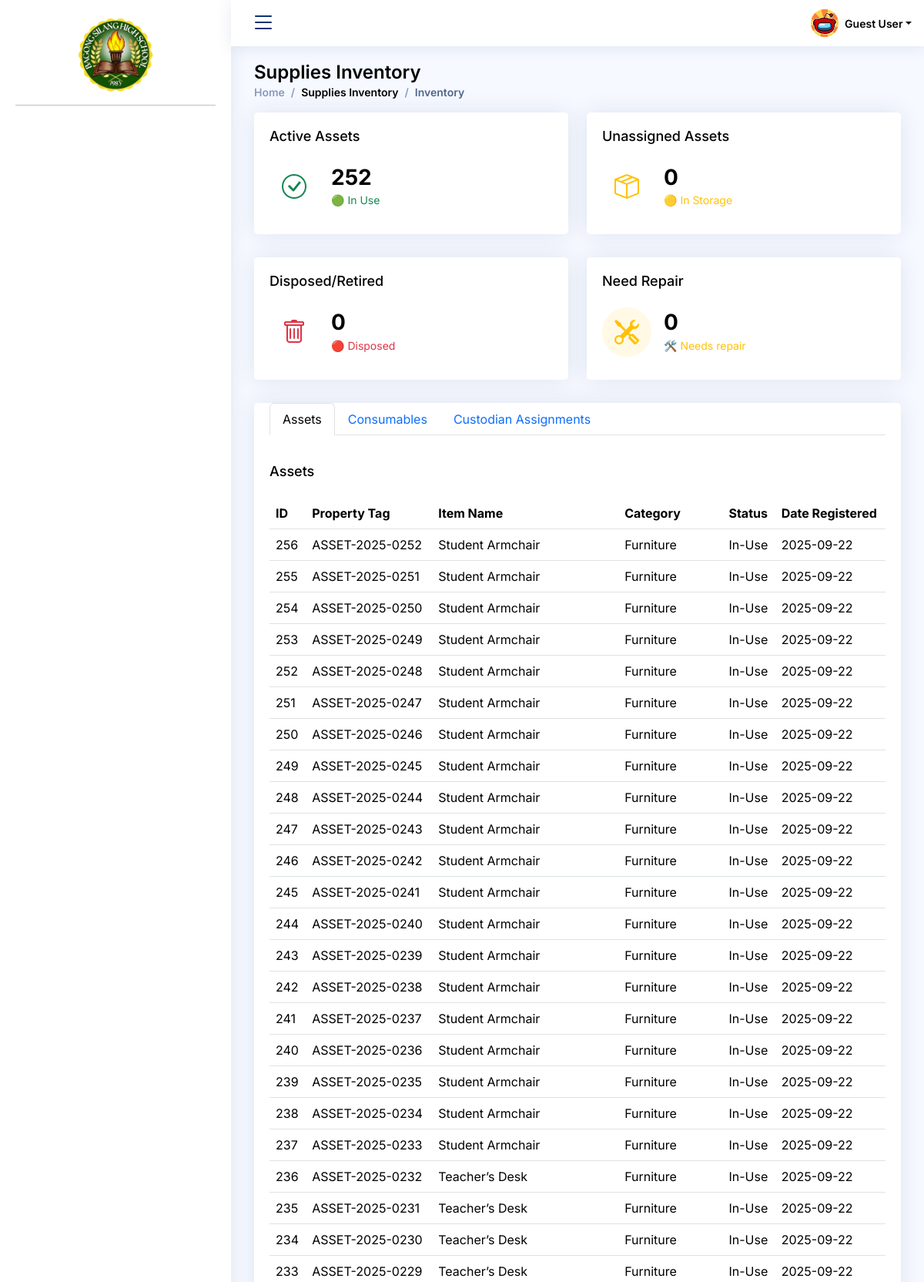
The app's page /User_Admin/supplies_inventory/inventory.php (upper part) with its own data.
### tables this page shows
CREATE TABLE `bcp_sms4_asset` (
  `asset_id` int(11) NOT NULL,
  `item_id` int(11) NOT NULL,
  `property_tag` varchar(255) NOT NULL,
  `status` enum('In-Use','In-Storage','Damaged','Disposed','Lost') DEFAULT 'In-Use',
  `location` varchar(100) DEFAULT NULL,
  `assigned_to` varchar(100) DEFAULT NULL,
  `date_registered` date NOT NULL
);

CREATE TABLE `bcp_sms4_items` (
  `item_id` int(11) NOT NULL,
  `item_name` varchar(100) NOT NULL,
  `category` varchar(50) NOT NULL,
  `item_type` enum('Asset','Consumable') NOT NULL,
  `unit` varchar(50) NOT NULL
);

### User_Admin/supplies_inventory/inventory.php (the view, shortened to what this page needs)
<!DOCTYPE html>
<html lang="en">
<head>
  <link href="../../assets/vendor/bootstrap/css/bootstrap.min.css" rel="stylesheet">
  <link href="../../assets/vendor/bootstrap-icons/bootstrap-icons.css" rel="stylesheet">
  <link href="../../assets/vendor/boxicons/css/boxicons.min.css" rel="stylesheet">
  <link href="../../assets/vendor/quill/quill.snow.css" rel="stylesheet">
  <link href="../../assets/vendor/quill/quill.bubble.css" rel="stylesheet">
  <link href="../../assets/vendor/remixicon/remixicon.css" rel="stylesheet">
  <link href="../../assets/vendor/simple-datatables/style.css" rel="stylesheet">
  <link href="../../assets/css/schedule_maintenance.css" rel="stylesheet">
    <link href="../../assets/css/style.css" rel="stylesheet">
</head>
<body>
  <?php include '../../components/nav-bar.php' ?>
  <main id="main" class="main">
    <div class="pagetitle">
      <h1>Supplies Inventory</h1>
      <nav>
        <ol class="breadcrumb">
          <li class="breadcrumb-item"><a href="<?=BASE_URL?>User_Admin/dashboard.php">Home</a></li>
          <li class="breadcrumb-item">Supplies Inventory</li>
          <li class="breadcrumb-item active">Inventory</li>
        </ol>
      </nav>
    </div>
    <?php
        include '../../connection.php';
        $active_assets = 0;
        $result = $conn->query("SELECT COUNT(*) as total FROM bcp_sms4_asset WHERE status = 'In-Use' ");
        if ($result && $row = $result->fetch_assoc()) {
            $active_assets = $row['total'];
        }
        $unassigned_assets = 0;
        $result = $conn->query("
            SELECT COUNT(*) as total
            FROM bcp_sms4_asset a
            WHERE a.status = 'In-Storage' AND a.status = 'Damaged' AND a.status = 'Disposed'
        ");
        if ($result && $row = $result->fetch_assoc()) {
            $unassigned_assets = $row['total'];
        }
        $disposed_assets = 0;
        $result = $conn->query("SELECT COUNT(*) as total FROM bcp_sms4_asset WHERE status = 'Disposed' ");
        if ($result && $row = $result->fetch_assoc()) {
            $disposed_assets = $row['total'];
        }
        $need_repair = 0;
        $result = $conn->query("SELECT COUNT(*) as total FROM bcp_sms4_asset WHERE status = 'Damaged'");
        if ($result && $row = $result->fetch_assoc()) {
            $need_repair = $row['total'];
        }
        ?>
  <section class="section dashboard">
      <div class="row">
<div class="col-xxl-3 col-md-6">
  <div class="card info-card">
    <div class="card-body">
      <h5 class="card-title">Active Assets</h5>
      <div class="d-flex align-items-center">
        <div class="card-icon rounded-circle d-flex align-items-center justify-content-center">
          <i class="bi bi-check-circle text-success"></i>
        </div>
        <div class="ps-3">
          <h6><?php echo $active_assets; ?></h6>
          <span class="text-success small">🟢 In Use</span>
        </div>
      </div>
    </div>
  </div>
</div>
<div class="col-xxl-3 col-md-6">
  <div class="card info-card">
    <div class="card-body">
      <h5 class="card-title">Unassigned Assets</h5>
      <div class="d-flex align-items-center">
        <div class="card-icon rounded-circle d-flex align-items-center justify-content-center">
          <i class="bi bi-box-seam text-warning"></i>
        </div>
        <div class="ps-3">
          <h6><?php echo $unassigned_assets; ?></h6>
          <span class="text-warning small">🟡 In Storage</span>
        </div>
      </div>
    </div>
  </div>
</div>
<div class="col-xxl-3 col-md-6">
  <div class="card info-card">
    <div class="card-body">
      <h5 class="card-title">Disposed/Retired</h5>
      <div class="d-flex align-items-center">
        <div class="card-icon rounded-circle d-flex align-items-center justify-content-center">
          <i class="bi bi-trash text-danger"></i>
        </div>
        <div class="ps-3">
          <h6><?php echo $disposed_assets; ?></h6>
          <span class="text-danger small">🔴 Disposed</span>
        </div>
      </div>
    </div>
  </div>
</div>
<div class="col-xxl-3 col-md-6">
  <div class="card info-card">
    <div class="card-body">
      <h5 class="card-title">Need Repair</h5>
      <div class="d-flex align-items-center">
        <div class="card-icon rounded-circle d-flex align-items-center justify-content-center bg-warning bg-opacity-10">
          <i class="bi bi-tools text-warning"></i>
        </div>
        <div class="ps-3">
          <h6><?php echo $need_repair; ?></h6>
          <span class="text-warning small">🛠️ Needs repair</span>
        </div>
      </div>
    </div>
  </div>
</div>
<section class="section">
  <div class="row">
    <div class="col-lg-12">
      <div class="card">
        <div class="card-body">
          <ul class="nav nav-tabs" id="assetTabs" role="tablist">
            <li class="nav-item" role="presentation">
              <button class="nav-link active" id="assets-tab" data-bs-toggle="tab" data-bs-target="#assets" type="button" role="tab">Assets</button>
            </li>
            <li class="nav-item" role="presentation">
              <button class="nav-link" id="consumables-tab" data-bs-toggle="tab" data-bs-target="#consumables" type="button" role="tab">Consumables</button>
            </li>
            <li class="nav-item" role="presentation">
              <button class="nav-link" id="assignments-tab" data-bs-toggle="tab" data-bs-target="#assignments" type="button" role="tab">Custodian Assignments</button>
            </li>
          </ul>
          <div class="tab-content mt-3" id="assetTabsContent">
            <div class="tab-pane fade show active" id="assets" role="tabpanel">
              <h5 class="card-title">Assets</h5>
              <table class="table datatable">
                <thead>
                  <tr>
                    <th>ID</th>
                    <th>Property Tag</th>
                    <th>Item Name</th>
                    <th>Category</th>
                    <th>Status</th>
                    <th>Date Registered</th>
                  </tr>
                </thead>
                <tbody>
                  <?php
                  $assets = $conn->query("
                    SELECT a.asset_id, a.property_tag, a.status, a.date_registered,
                          i.item_name, i.category
                    FROM bcp_sms4_asset a
                    JOIN bcp_sms4_items i ON a.item_id = i.item_id
                    ORDER BY a.asset_id DESC
                  ");
                  if ($assets && $assets->num_rows > 0):
                      while ($row = $assets->fetch_assoc()):
                  ?>
                      <tr>
                          <td><?= $row['asset_id'] ?></td>
                          <td><?= $row['property_tag'] ?></td>
                          <td><?= $row['item_name'] ?></td>
                          <td><?= $row['category'] ?></td>
                          <td><?= $row['status'] ?></td>
                          <td><?= $row['date_registered'] ?></td>
                      </tr>
                  <?php
                      endwhile;
                  else:
                  ?>
                      <tr><td colspan="7">No assets found</td></tr>
                  <?php endif; ?>
                </tbody>
              </table>
            </div>
          </div>
        </div>
      </div>
    </div>
  </div>
</section>
  </main>
  </body>
</html>

### assets/css/schedule_maintenance.css (style rules this page uses)
html, body { margin: 0; padding: 0; font-family: "Inter", sans-serif; background: #f4f6f9; }

### assets/css/style.css (style rules this page uses)
:root { scroll-behavior: smooth; }
body { font-family: "Inter", sans-serif; background: #f6f9ff; color: #444444; }
a { color: #4154f1; text-decoration: none; }
h1, h2, h3, h4, h5, h6 { font-family: "Inter", sans-serif; }
#main { margin-top: 60px; padding: 20px 30px; transition: all 0.3s; }
.pagetitle { margin-bottom: 10px; }
.pagetitle h1 { font-size: 24px; margin-bottom: 0; font-weight: 600; color: #000000; }
.card { margin-bottom: 30px; border: none; border-radius: 5px; box-shadow: 0px 0 30px rgba(1, 41, 112, 0.1); }
.card-title { padding: 20px 0 15px 0; font-size: 18px; font-weight: 500; color: #000000; font-family: "Inter", sans-serif; }
.card-body { padding: 0 20px 20px 20px; }
.breadcrumb { font-size: 14px; font-family: "Inter", sans-serif; color: #000000; font-weight: 600; }
.breadcrumb a { color: #899bbd; transition: 0.3s; }
.breadcrumb .breadcrumb-item::before { color: #899bbd; }
.breadcrumb .active { color: #51678f; font-weight: 600; }
@media (min-width: 1200px) { #main, #footer, #header { margin-left: 300px; } }
.dashboard .info-card { padding-bottom: 10px; }
.dashboard .info-card h6 { font-size: 28px; color: #000000; font-weight: 700; margin: 0; padding: 0; }
.dashboard .card-icon { font-size: 32px; line-height: 0; width: 64px; height: 64px; flex-shrink: 0; flex-grow: 0; }

### records on screen
bcp_sms4_asset: asset_id "256", property_tag "ASSET-2025-0252", item.item_name "Student Armchair", item.category "Furniture", status "In-Use", date_registered "2025-09-22"
bcp_sms4_asset: asset_id "255", property_tag "ASSET-2025-0251", item.item_name "Student Armchair", item.category "Furniture", status "In-Use", date_registered "2025-09-22"
bcp_sms4_asset: asset_id "254", property_tag "ASSET-2025-0250", item.item_name "Student Armchair", item.category "Furniture", status "In-Use", date_registered "2025-09-22"
bcp_sms4_asset: asset_id "253", property_tag "ASSET-2025-0249", item.item_name "Student Armchair", item.category "Furniture", status "In-Use", date_registered "2025-09-22"
bcp_sms4_asset: asset_id "252", property_tag "ASSET-2025-0248", item.item_name "Student Armchair", item.category "Furniture", status "In-Use", date_registered "2025-09-22"
bcp_sms4_asset: asset_id "251", property_tag "ASSET-2025-0247", item.item_name "Student Armchair", item.category "Furniture", status "In-Use", date_registered "2025-09-22"
bcp_sms4_asset: asset_id "250", property_tag "ASSET-2025-0246", item.item_name "Student Armchair", item.category "Furniture", status "In-Use", date_registered "2025-09-22"
bcp_sms4_asset: asset_id "249", property_tag "ASSET-2025-0245", item.item_name "Student Armchair", item.category "Furniture", status "In-Use", date_registered "2025-09-22"
bcp_sms4_asset: asset_id "248", property_tag "ASSET-2025-0244", item.item_name "Student Armchair", item.category "Furniture", status "In-Use", date_registered "2025-09-22"
bcp_sms4_asset: asset_id "247", property_tag "ASSET-2025-0243", item.item_name "Student Armchair", item.category "Furniture", status "In-Use", date_registered "2025-09-22"
bcp_sms4_asset: asset_id "246", property_tag "ASSET-2025-0242", item.item_name "Student Armchair", item.category "Furniture", status "In-Use", date_registered "2025-09-22"
bcp_sms4_asset: asset_id "245", property_tag "ASSET-2025-0241", item.item_name "Student Armchair", item.category "Furniture", status "In-Use", date_registered "2025-09-22"
bcp_sms4_asset: asset_id "244", property_tag "ASSET-2025-0240", item.item_name "Student Armchair", item.category "Furniture", status "In-Use", date_registered "2025-09-22"
bcp_sms4_asset: asset_id "243", property_tag "ASSET-2025-0239", item.item_name "Student Armchair", item.category "Furniture", status "In-Use", date_registered "2025-09-22"
bcp_sms4_asset: asset_id "242", property_tag "ASSET-2025-0238", item.item_name "Student Armchair", item.category "Furniture", status "In-Use", date_registered "2025-09-22"
bcp_sms4_asset: asset_id "241", property_tag "ASSET-2025-0237", item.item_name "Student Armchair", item.category "Furniture", status "In-Use", date_registered "2025-09-22"
bcp_sms4_asset: asset_id "240", property_tag "ASSET-2025-0236", item.item_name "Student Armchair", item.category "Furniture", status "In-Use", date_registered "2025-09-22"
bcp_sms4_asset: asset_id "239", property_tag "ASSET-2025-0235", item.item_name "Student Armchair", item.category "Furniture", status "In-Use", date_registered "2025-09-22"
bcp_sms4_asset: asset_id "238", property_tag "ASSET-2025-0234", item.item_name "Student Armchair", item.category "Furniture", status "In-Use", date_registered "2025-09-22"
bcp_sms4_asset: asset_id "237", property_tag "ASSET-2025-0233", item.item_name "Student Armchair", item.category "Furniture", status "In-Use", date_registered "2025-09-22"
bcp_sms4_asset: asset_id "236", property_tag "ASSET-2025-0232", item.item_name "Teacher’s Desk", item.category "Furniture", status "In-Use", date_registered "2025-09-22"
bcp_sms4_asset: asset_id "235", property_tag "ASSET-2025-0231", item.item_name "Teacher’s Desk", item.category "Furniture", status "In-Use", date_registered "2025-09-22"
bcp_sms4_asset: asset_id "234", property_tag "ASSET-2025-0230", item.item_name "Teacher’s Desk", item.category "Furniture", status "In-Use", date_registered "2025-09-22"
bcp_sms4_asset: asset_id "233", property_tag "ASSET-2025-0229", item.item_name "Teacher’s Desk", item.category "Furniture", status "In-Use", date_registered "2025-09-22"

### other values on screen
$userFullname "Guest User"
$active_assets "252"
$unassigned_assets "0"
$disposed_assets "0"
$need_repair "0"
